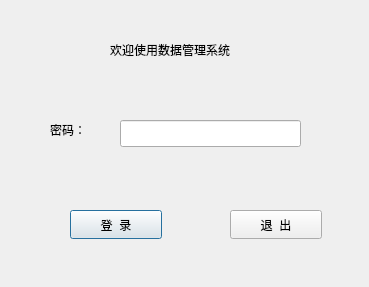
<?xml version="1.0" encoding="UTF-8"?>
<ui version="4.0">
 <class>LoginDialog</class>
 <widget class="QDialog" name="LoginDialog">
  <property name="geometry">
   <rect>
    <x>0</x>
    <y>0</y>
    <width>369</width>
    <height>287</height>
   </rect>
  </property>
  <property name="windowTitle">
   <string>Dialog</string>
  </property>
  <widget class="QPushButton" name="loginBtn">
   <property name="geometry">
    <rect>
     <x>70</x>
     <y>210</y>
     <width>92</width>
     <height>29</height>
    </rect>
   </property>
   <property name="text">
    <string>登  录</string>
   </property>
  </widget>
  <widget class="QPushButton" name="quitBtn">
   <property name="geometry">
    <rect>
     <x>230</x>
     <y>210</y>
     <width>92</width>
     <height>29</height>
    </rect>
   </property>
   <property name="text">
    <string>退  出</string>
   </property>
  </widget>
  <widget class="QLabel" name="label">
   <property name="geometry">
    <rect>
     <x>50</x>
     <y>120</y>
     <width>51</width>
     <height>20</height>
    </rect>
   </property>
   <property name="text">
    <string>密码：</string>
   </property>
  </widget>
  <widget class="QLineEdit" name="pwdLineEdit">
   <property name="geometry">
    <rect>
     <x>120</x>
     <y>120</y>
     <width>181</width>
     <height>27</height>
    </rect>
   </property>
   <property name="echoMode">
    <enum>QLineEdit::Password</enum>
   </property>
  </widget>
  <widget class="QLabel" name="label_2">
   <property name="geometry">
    <rect>
     <x>110</x>
     <y>40</y>
     <width>171</width>
     <height>20</height>
    </rect>
   </property>
   <property name="text">
    <string>欢迎使用数据管理系统</string>
   </property>
  </widget>
 </widget>
 <resources/>
 <connections/>
</ui>
